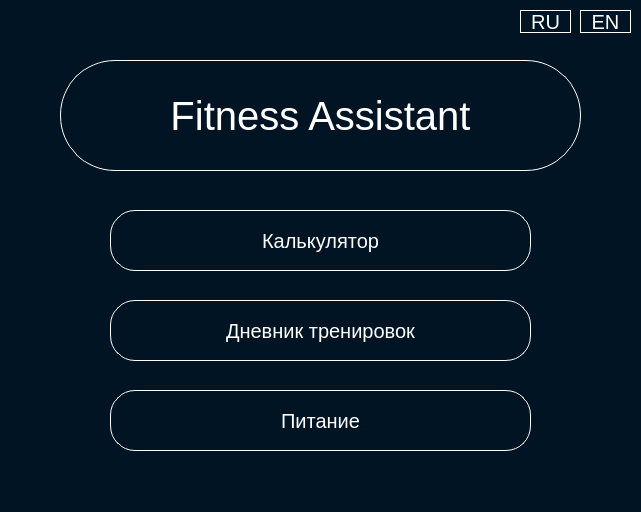
<?xml version="1.0" encoding="UTF-8"?>
<ui version="4.0">
 <class>MainWindow</class>
 <widget class="QMainWindow" name="MainWindow">
  <property name="geometry">
   <rect>
    <x>0</x>
    <y>0</y>
    <width>641</width>
    <height>512</height>
   </rect>
  </property>
  <property name="windowTitle">
   <string>MainWindow</string>
  </property>
  <property name="styleSheet">
   <string notr="true">background-color:#001424;</string>
  </property>
  <widget class="QWidget" name="centralwidget">
   <widget class="QPushButton" name="pushButton_calculator">
    <property name="geometry">
     <rect>
      <x>110</x>
      <y>210</y>
      <width>421</width>
      <height>61</height>
     </rect>
    </property>
    <property name="styleSheet">
     <string notr="true">border:1px solid #fff;
border-radius:25px;
font-size:20px;
color:#fff;</string>
    </property>
    <property name="text">
     <string>Калькулятор</string>
    </property>
   </widget>
   <widget class="QPushButton" name="pushButton_calendar">
    <property name="geometry">
     <rect>
      <x>110</x>
      <y>300</y>
      <width>421</width>
      <height>61</height>
     </rect>
    </property>
    <property name="styleSheet">
     <string notr="true">border:1px solid #fff;
border-radius:25px;
font-size:20px;
color:#fff;</string>
    </property>
    <property name="text">
     <string>Дневник тренировок</string>
    </property>
   </widget>
   <widget class="QPushButton" name="pushButton_nutrition">
    <property name="geometry">
     <rect>
      <x>110</x>
      <y>390</y>
      <width>421</width>
      <height>61</height>
     </rect>
    </property>
    <property name="styleSheet">
     <string notr="true">border:1px solid #fff;
border-radius:25px;
font-size:20px;
color:#fff;</string>
    </property>
    <property name="text">
     <string>Питание</string>
    </property>
   </widget>
   <widget class="QPushButton" name="pushButton_header">
    <property name="geometry">
     <rect>
      <x>60</x>
      <y>60</y>
      <width>521</width>
      <height>111</height>
     </rect>
    </property>
    <property name="styleSheet">
     <string notr="true">border:1px solid #fff;
border-radius:55px;
font-size:40px;
color:#fff;</string>
    </property>
    <property name="text">
     <string>Fitness Assistant</string>
    </property>
    <property name="checkable">
     <bool>false</bool>
    </property>
   </widget>
   <widget class="QPushButton" name="pushButton_ru">
    <property name="geometry">
     <rect>
      <x>520</x>
      <y>10</y>
      <width>51</width>
      <height>23</height>
     </rect>
    </property>
    <property name="styleSheet">
     <string notr="true">border:1px solid #fff;
font-size:20px;
color:#fff;</string>
    </property>
    <property name="text">
     <string>RU</string>
    </property>
   </widget>
   <widget class="QPushButton" name="pushButton_en">
    <property name="geometry">
     <rect>
      <x>580</x>
      <y>10</y>
      <width>51</width>
      <height>23</height>
     </rect>
    </property>
    <property name="styleSheet">
     <string notr="true">border:1px solid #fff;
font-size:20px;
color:#fff;</string>
    </property>
    <property name="text">
     <string>EN</string>
    </property>
   </widget>
  </widget>
  <widget class="QMenuBar" name="menubar">
   <property name="geometry">
    <rect>
     <x>0</x>
     <y>0</y>
     <width>641</width>
     <height>20</height>
    </rect>
   </property>
  </widget>
  <widget class="QStatusBar" name="statusbar"/>
 </widget>
 <resources/>
 <connections/>
</ui>
